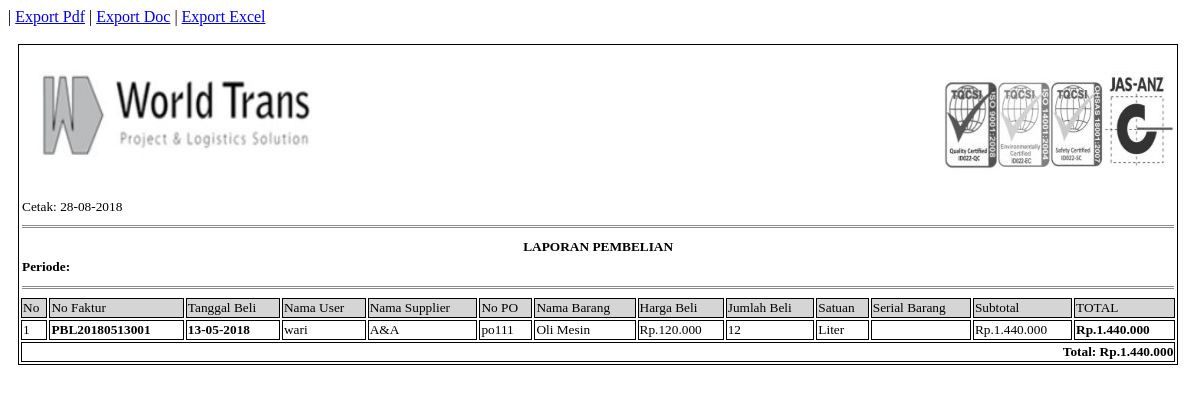
Page /pro_lap_pembelian.php?lap_pbl_fak=PBL20180513001 (signed in) on the committed database.
### tables this page shows
CREATE TABLE `tbl_pembelian` (
  `pbl_id` varchar(20) NOT NULL,
  `usr_id` int(11) NOT NULL,
  `spl_id` int(11) NOT NULL,
  `pbl_tanggal` date NOT NULL,
  `pbl_po` varchar(25) NOT NULL,
  `pbl_total` double NOT NULL
);

CREATE TABLE `tbl_user` (
  `usr_id` int(11) NOT NULL,
  `usr_status` varchar(5) NOT NULL,
  `usr_nama` varchar(20) NOT NULL,
  `usr_jk` varchar(10) NOT NULL,
  `usr_tempat_lahir` varchar(20) NOT NULL,
  `usr_tgl_lahir` date NOT NULL,
  `usr_alamat` varchar(50) NOT NULL,
  `usr_email` varchar(30) NOT NULL,
  `usr_tlp` varchar(13) NOT NULL,
  `usr_pass` varchar(6) NOT NULL
);

CREATE TABLE `tbl_supplier` (
  `spl_id` int(11) NOT NULL,
  `spl_nama` varchar(20) NOT NULL DEFAULT '0',
  `spl_alamat` varchar(50) DEFAULT '0',
  `spl_tlp` varchar(13) DEFAULT '0'
);

CREATE TABLE `tbl_barang` (
  `brg_id` int(11) NOT NULL,
  `ktg_id` int(11) NOT NULL,
  `brg_nama` varchar(25) NOT NULL,
  `brg_stok` int(11) NOT NULL
);

CREATE TABLE `tbl_satuan` (
  `stn_id` int(11) NOT NULL,
  `stn_nama` varchar(20) NOT NULL
);

### pro_lap_pembelian.php (the view, shortened to what this page needs)
<!DOCTYPE html PUBLIC "-//W3C//DTD XHTML 1.0 Strict//EN" "http://www.w3.org/TR/xhtml1/DTD/xhtml1-strict.dtd">
<html xmlns="http://www.w3.org/1999/xhtml" xml:lang="en">
<head>
</head>
<body>
	<?php
		@$lap_pbl_fak=$_GET['lap_pbl_fak'];
		@$lap_tgl_awal_pbl=$_GET['lap_tgl_awal_beli'];
		@$lap_tgl_akhir_pbl=$_GET['lap_tgl_akhir_beli'];
		if($lap_pbl_fak!=""){
			$query=mysql_query("SELECT tbl_pembelian.*,
								tbl_pembelian_detail.*,
								tbl_user.usr_id,tbl_user.usr_nama,
								tbl_barang.brg_id,tbl_barang.brg_nama,
								tbl_kategori.*,
								tbl_satuan.*,
								tbl_supplier.spl_id,tbl_supplier.spl_nama,
								(SELECT COUNT(tbl_pembelian_detail.pbl_id) FROM tbl_pembelian_detail WHERE tbl_pembelian_detail.pbl_id=tbl_pembelian.pbl_id) AS baris,
								(SELECT SUM(tbl_pembelian_detail.pbl_subtot) FROM tbl_pembelian_detail WHERE tbl_pembelian_detail.pbl_id=tbl_pembelian.pbl_id AND tbl_pembelian_detail.pbl_id='$lap_pbl_fak') AS jumlah
								FROM tbl_pembelian_detail
								INNER JOIN  tbl_pembelian ON tbl_pembelian.pbl_id=tbl_pembelian_detail.pbl_id
								INNER JOIN tbl_user ON tbl_user.usr_id=tbl_pembelian.usr_id
								INNER JOIN tbl_barang ON tbl_barang.brg_id=tbl_pembelian_detail.brg_id
								INNER JOIN tbl_kategori ON tbl_kategori.ktg_id=tbl_barang.ktg_id
								INNER JOIN tbl_satuan ON tbl_satuan.stn_id=tbl_kategori.stn_id
								INNER JOIN tbl_supplier ON tbl_supplier.spl_id=tbl_pembelian.spl_id
								WHERE tbl_pembelian_detail.pbl_id='$lap_pbl_fak'
								ORDER BY tbl_pembelian.pbl_tanggal ASC")or die(mysql_error());
		}
	 ?>
	| <a href="pro_lap_pembelian_pdf.php?lap_pbl_fak=<?php echo $lap_pbl_fak; ?>&lap_tgl_awal_beli=<?php echo $lap_tgl_awal_pbl; ?>&lap_tgl_akhir_beli=<?php echo $lap_tgl_akhir_pbl; ?>">Export Pdf</a> | <a href="pro_lap_pembelian_doc.php?lap_pbl_fak=<?php echo $lap_pbl_fak; ?>&lap_tgl_awal_beli=<?php echo $lap_tgl_awal_pbl; ?>&lap_tgl_akhir_beli=<?php echo $lap_tgl_akhir_pbl; ?>">Export Doc</a> | <a href="pro_lap_pembelian_xls.php?lap_pbl_fak=<?php echo $lap_pbl_fak; ?>&lap_tgl_awal_beli=<?php echo $lap_tgl_awal_pbl; ?>&lap_tgl_akhir_beli=<?php echo $lap_tgl_akhir_pbl; ?>">Export Excel</a>
	<br /><br />
	 <table width="98%" style="margin-left: 10px;font-size: 10pt" class="colom">
		<tr>
			<td colspan="7"><p class="center"><img src="image/logo_wtp2.jpg" height="120px" width="320x" align="center" /></p></td>
			<td colspan="6"><p class="right"><img src="image/iso.jpg" height="100px" width="230px" align="center" /></p></td>
		</tr>
		<tr>
			<td colspan="13">Cetak: <?php echo date('d-m-Y'); ?></td>
		</tr>
		<tr>
			<td colspan="13"> <hr class="garis" /></td>
		</tr>
		<tr>
			<td colspan="13" style="text-align: center" ><b>LAPORAN PEMBELIAN</b></td>
		</tr>
		<tr>
			<td colspan="13"><b>Periode: <?php  if(!empty($lap_tgl_awal_pbl) && !empty($lap_tgl_akhir_pbl)){
				} ?></b></td>
		</tr>
		<tr>
			<td colspan="13"> <hr class="garis" /></td>
		</tr>
	 	<tr>
	 		<td class="center colom warna">No </td>
	 		<td class="center colom warna">No Faktur</td>
	 		<td class="center colom warna">Tanggal Beli</td>
	 		<td class="center colom warna">Nama User</td>
	 		<td class="center colom warna">Nama Supplier</td>
	 		<td class="center colom warna">No PO</td>
	 		<td class="center colom warna">Nama Barang</td>
	 		<td class="center colom warna">Harga Beli</td>
	 		<td class="center colom warna">Jumlah Beli</td>
	 		<td class="center colom warna">Satuan</td>
	 		<td class="center colom warna">Serial Barang</td>
	 		<td class="center colom warna">Subtotal</td>
	 		<td class="center colom warna">TOTAL</td>
	 	</tr>
	 	<?php
	 	$no=1;
	 	$jum=1;
	 	$jum2=1;
	 	if (mysql_num_rows($query)>0) {
	 		while($array=mysql_fetch_array($query)){
	 			echo "<tr>";
		 				if($jum<=1){
		 					echo"<td class='center colom' rowspan='".$array['baris']."'>".$no." </td>";
		 					echo"<td class='center colom' rowspan='".$array['baris']."'><b>".$array['pbl_id']."</b> </td>";
		 					echo"<td class='center colom' rowspan='".$array['baris']."'><b>". date('d-m-Y', strtotime($array['pbl_tanggal'])) ."</b> </td>";
		 					echo"<td class='center colom' rowspan='".$array['baris']."'>".$array['usr_nama']." </td>";
		 					echo"<td class='center colom' rowspan='".$array['baris']."'>".$array['spl_nama']." </td>";
		 					echo"<td class='center colom' rowspan='".$array['baris']."'>".$array['pbl_po']." </td>";
		 					$jum=$array['baris'];
		 				}else{
		 					$jum=$jum-1;
		 				}
		?>
							<td class='center colom'><?php echo $array['brg_nama']; ?></td>
		 					<td class='center colom'><?php echo "Rp.".number_format($array['pbl_harga'],0,',','.'); ?></td>
		 					<td class='center colom'><?php echo $array['pbl_jumlah']; ?></td>
		 					<td class='center colom'><?php echo $array['stn_nama']; ?></td>
		 					<td class='center colom'><?php echo $array['pbl_serial']; ?></td>
		 					<td class='center colom'><?php echo "Rp.".number_format($array['pbl_subtot'],0,',','.') ; ?></td>
		<?php
						@$tot=@$tot+$array['pbl_subtot'];
						if($jum2<=1){
		 					echo"<td class='center colom' rowspan='".$array['baris']."'><b>Rp.".number_format($array['jumlah'],0,',','.')."</b> </td>";
		 					$jum2=$array['baris'];
		 					$no++;
		 				}else{
		 					$jum2=$jum2-1;
		 				}
	 			echo "</tr>";
	 		}
	 		echo"<tr><td class='center colom' colspan='13' style='text-align:right'><b>Total: Rp.".number_format(@$tot,0,',','.')."</b> </td></tr>";
	}else{
	 		echo "<tr>";
	 		echo"<td class='center colom' colspan='12'> <b>Data Tidak Ditemukan</b></td>";
	 		echo "</tr>";
	 	}
		?>
	 </table>
</body>
</html>

### pro_lap_pembelian.php (style rules this page uses)
.colom { border: 1px solid black; }
.center { text-align: left; }
.right { text-align: right; }
.garis { border:0px; border-top: 3px double #8c8c8c; }
.warna { background-color:#D6D5D5; }

### rows in the picture
tbl_pembelian: no "1", pbl_id "PBL20180513001", pbl_tanggal "13-05-2018", usr.usr_nama "wari", spl.spl_nama "A&A", pbl_po "po111", tbl_barang.brg_nama "Oli Mesin", pbl_harga "120.000", pbl_jumlah "12", tbl_satuan.stn_nama "Liter", pbl_subtot "1.440.000", jumlah "1.440.000"
